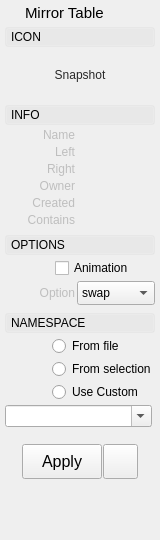
<?xml version="1.0" encoding="UTF-8"?>
<ui version="4.0">
 <class>Form</class>
 <widget class="QWidget" name="Form">
  <property name="geometry">
   <rect>
    <x>0</x>
    <y>0</y>
    <width>160</width>
    <height>540</height>
   </rect>
  </property>
  <property name="sizePolicy">
   <sizepolicy hsizetype="Preferred" vsizetype="Preferred">
    <horstretch>0</horstretch>
    <verstretch>0</verstretch>
   </sizepolicy>
  </property>
  <property name="minimumSize">
   <size>
    <width>160</width>
    <height>540</height>
   </size>
  </property>
  <property name="maximumSize">
   <size>
    <width>16777215</width>
    <height>16777215</height>
   </size>
  </property>
  <property name="windowTitle">
   <string>Form</string>
  </property>
  <property name="styleSheet">
   <string notr="true"/>
  </property>
  <layout class="QVBoxLayout" name="verticalLayout">
   <property name="spacing">
    <number>5</number>
   </property>
   <property name="leftMargin">
    <number>5</number>
   </property>
   <property name="topMargin">
    <number>2</number>
   </property>
   <property name="rightMargin">
    <number>5</number>
   </property>
   <property name="bottomMargin">
    <number>2</number>
   </property>
   <item>
    <layout class="QHBoxLayout" name="horizontalLayout_18">
     <property name="leftMargin">
      <number>2</number>
     </property>
     <property name="topMargin">
      <number>2</number>
     </property>
     <property name="rightMargin">
      <number>2</number>
     </property>
     <property name="bottomMargin">
      <number>0</number>
     </property>
     <item>
      <widget class="QLabel" name="label_6">
       <property name="maximumSize">
        <size>
         <width>13</width>
         <height>13</height>
        </size>
       </property>
       <property name="text">
        <string/>
       </property>
       <property name="pixmap">
        <pixmap>../icons/mirrortable2.png</pixmap>
       </property>
       <property name="scaledContents">
        <bool>true</bool>
       </property>
      </widget>
     </item>
     <item>
      <widget class="QLabel" name="label_2">
       <property name="font">
        <font>
         <family>Arial</family>
         <pointsize>11</pointsize>
         <weight>50</weight>
         <bold>false</bold>
        </font>
       </property>
       <property name="text">
        <string>Mirror Table</string>
       </property>
      </widget>
     </item>
    </layout>
   </item>
   <item>
    <widget class="QFrame" name="iconToggleBox">
     <property name="styleSheet">
      <string notr="true"/>
     </property>
     <property name="frameShape">
      <enum>QFrame::NoFrame</enum>
     </property>
     <property name="frameShadow">
      <enum>QFrame::Plain</enum>
     </property>
     <layout class="QVBoxLayout" name="verticalLayout_6">
      <property name="spacing">
       <number>0</number>
      </property>
      <property name="margin">
       <number>0</number>
      </property>
      <item>
       <widget class="QFrame" name="iconToggleBoxHeading">
        <property name="styleSheet">
         <string notr="true"/>
        </property>
        <property name="frameShape">
         <enum>QFrame::NoFrame</enum>
        </property>
        <property name="frameShadow">
         <enum>QFrame::Raised</enum>
        </property>
        <layout class="QVBoxLayout" name="verticalLayout_7">
         <property name="spacing">
          <number>0</number>
         </property>
         <property name="margin">
          <number>0</number>
         </property>
         <item>
          <widget class="QPushButton" name="iconToggleBoxButton">
           <property name="minimumSize">
            <size>
             <width>0</width>
             <height>20</height>
            </size>
           </property>
           <property name="styleSheet">
            <string notr="true">
QPushButton {
	Text-align: left;
	padding-left: 5px;
}

QPushButton:Checked {
	background-color: rgb(255,255,255,25);
}

QPushButton:!Checked {
	background-color: rgb(255,255,255,10);
}</string>
           </property>
           <property name="text">
            <string>ICON</string>
           </property>
           <property name="checkable">
            <bool>true</bool>
           </property>
           <property name="checked">
            <bool>true</bool>
           </property>
           <property name="flat">
            <bool>true</bool>
           </property>
          </widget>
         </item>
        </layout>
       </widget>
      </item>
      <item>
       <widget class="QFrame" name="iconToggleBoxFrame">
        <property name="sizePolicy">
         <sizepolicy hsizetype="Preferred" vsizetype="Expanding">
          <horstretch>0</horstretch>
          <verstretch>0</verstretch>
         </sizepolicy>
        </property>
        <property name="styleSheet">
         <string notr="true"/>
        </property>
        <property name="frameShape">
         <enum>QFrame::NoFrame</enum>
        </property>
        <property name="frameShadow">
         <enum>QFrame::Plain</enum>
        </property>
        <layout class="QVBoxLayout" name="verticalLayout_8">
         <property name="spacing">
          <number>3</number>
         </property>
         <property name="leftMargin">
          <number>0</number>
         </property>
         <property name="topMargin">
          <number>3</number>
         </property>
         <property name="rightMargin">
          <number>0</number>
         </property>
         <property name="bottomMargin">
          <number>0</number>
         </property>
         <item>
          <layout class="QHBoxLayout" name="thumbnailLayout">
           <property name="spacing">
            <number>0</number>
           </property>
           <property name="topMargin">
            <number>0</number>
           </property>
           <property name="bottomMargin">
            <number>0</number>
           </property>
           <item>
            <widget class="QFrame" name="thumbnailFrame">
             <property name="sizePolicy">
              <sizepolicy hsizetype="Expanding" vsizetype="Expanding">
               <horstretch>0</horstretch>
               <verstretch>1</verstretch>
              </sizepolicy>
             </property>
             <property name="minimumSize">
              <size>
               <width>50</width>
               <height>50</height>
              </size>
             </property>
             <property name="maximumSize">
              <size>
               <width>150</width>
               <height>150</height>
              </size>
             </property>
             <property name="styleSheet">
              <string notr="true"/>
             </property>
             <property name="frameShape">
              <enum>QFrame::NoFrame</enum>
             </property>
             <property name="frameShadow">
              <enum>QFrame::Plain</enum>
             </property>
             <property name="lineWidth">
              <number>0</number>
             </property>
             <layout class="QVBoxLayout" name="verticalLayout_4">
              <property name="spacing">
               <number>0</number>
              </property>
              <property name="margin">
               <number>0</number>
              </property>
              <item>
               <widget class="QToolButton" name="thumbnailButton">
                <property name="enabled">
                 <bool>true</bool>
                </property>
                <property name="sizePolicy">
                 <sizepolicy hsizetype="Expanding" vsizetype="Expanding">
                  <horstretch>0</horstretch>
                  <verstretch>1</verstretch>
                 </sizepolicy>
                </property>
                <property name="minimumSize">
                 <size>
                  <width>0</width>
                  <height>0</height>
                 </size>
                </property>
                <property name="maximumSize">
                 <size>
                  <width>150</width>
                  <height>150</height>
                 </size>
                </property>
                <property name="toolTip">
                 <string>Take snapshot</string>
                </property>
                <property name="layoutDirection">
                 <enum>Qt::LeftToRight</enum>
                </property>
                <property name="styleSheet">
                 <string notr="true">color: rgb(40, 40, 40);
border: 1px solid rgb(0, 0, 0, 0);
background-color: rgb(254, 255, 230, 0);</string>
                </property>
                <property name="text">
                 <string>Snapshot</string>
                </property>
                <property name="icon">
                 <iconset>
                  <normaloff>../icons/thumbnail.png</normaloff>../icons/thumbnail.png</iconset>
                </property>
                <property name="iconSize">
                 <size>
                  <width>150</width>
                  <height>150</height>
                 </size>
                </property>
                <property name="popupMode">
                 <enum>QToolButton::InstantPopup</enum>
                </property>
                <property name="toolButtonStyle">
                 <enum>Qt::ToolButtonIconOnly</enum>
                </property>
                <property name="autoRaise">
                 <bool>false</bool>
                </property>
               </widget>
              </item>
             </layout>
            </widget>
           </item>
          </layout>
         </item>
        </layout>
       </widget>
      </item>
     </layout>
    </widget>
   </item>
   <item>
    <widget class="QFrame" name="infoToggleBox">
     <property name="styleSheet">
      <string notr="true"/>
     </property>
     <property name="frameShape">
      <enum>QFrame::NoFrame</enum>
     </property>
     <property name="frameShadow">
      <enum>QFrame::Raised</enum>
     </property>
     <layout class="QVBoxLayout" name="verticalLayout_3">
      <property name="spacing">
       <number>0</number>
      </property>
      <property name="margin">
       <number>0</number>
      </property>
      <item>
       <widget class="QFrame" name="infoToggleBoxHeading">
        <property name="styleSheet">
         <string notr="true"/>
        </property>
        <property name="frameShape">
         <enum>QFrame::NoFrame</enum>
        </property>
        <property name="frameShadow">
         <enum>QFrame::Raised</enum>
        </property>
        <layout class="QVBoxLayout" name="verticalLayout_5">
         <property name="spacing">
          <number>0</number>
         </property>
         <property name="margin">
          <number>0</number>
         </property>
         <item>
          <widget class="QPushButton" name="infoToggleBoxButton">
           <property name="minimumSize">
            <size>
             <width>0</width>
             <height>20</height>
            </size>
           </property>
           <property name="styleSheet">
            <string notr="true">
QPushButton {
	Text-align: left;
	padding-left: 5px;
}

QPushButton:Checked {
	background-color: rgb(255,255,255,25);
}

QPushButton:!Checked {
	background-color: rgb(255,255,255,10);
}</string>
           </property>
           <property name="text">
            <string>INFO</string>
           </property>
           <property name="checkable">
            <bool>true</bool>
           </property>
           <property name="checked">
            <bool>true</bool>
           </property>
           <property name="flat">
            <bool>true</bool>
           </property>
          </widget>
         </item>
        </layout>
       </widget>
      </item>
      <item>
       <widget class="QFrame" name="infoToggleBoxFrame">
        <property name="styleSheet">
         <string notr="true"/>
        </property>
        <property name="frameShape">
         <enum>QFrame::NoFrame</enum>
        </property>
        <property name="frameShadow">
         <enum>QFrame::Raised</enum>
        </property>
        <layout class="QVBoxLayout" name="verticalLayout_9">
         <property name="spacing">
          <number>3</number>
         </property>
         <property name="leftMargin">
          <number>0</number>
         </property>
         <property name="topMargin">
          <number>3</number>
         </property>
         <property name="rightMargin">
          <number>0</number>
         </property>
         <property name="bottomMargin">
          <number>3</number>
         </property>
         <item>
          <layout class="QHBoxLayout" name="horizontalLayout">
           <property name="spacing">
            <number>6</number>
           </property>
           <property name="topMargin">
            <number>0</number>
           </property>
           <item>
            <widget class="QLabel" name="label">
             <property name="enabled">
              <bool>false</bool>
             </property>
             <property name="sizePolicy">
              <sizepolicy hsizetype="Preferred" vsizetype="Preferred">
               <horstretch>2</horstretch>
               <verstretch>0</verstretch>
              </sizepolicy>
             </property>
             <property name="minimumSize">
              <size>
               <width>70</width>
               <height>0</height>
              </size>
             </property>
             <property name="maximumSize">
              <size>
               <width>16777215</width>
               <height>16777215</height>
              </size>
             </property>
             <property name="text">
              <string>Name</string>
             </property>
             <property name="alignment">
              <set>Qt::AlignRight|Qt::AlignTrailing|Qt::AlignVCenter</set>
             </property>
            </widget>
           </item>
           <item>
            <widget class="QLabel" name="name">
             <property name="enabled">
              <bool>true</bool>
             </property>
             <property name="sizePolicy">
              <sizepolicy hsizetype="Ignored" vsizetype="Preferred">
               <horstretch>4</horstretch>
               <verstretch>0</verstretch>
              </sizepolicy>
             </property>
             <property name="text">
              <string/>
             </property>
            </widget>
           </item>
          </layout>
         </item>
         <item>
          <layout class="QHBoxLayout" name="horizontalLayout_4">
           <property name="spacing">
            <number>6</number>
           </property>
           <property name="topMargin">
            <number>0</number>
           </property>
           <item>
            <widget class="QLabel" name="label_4">
             <property name="enabled">
              <bool>false</bool>
             </property>
             <property name="sizePolicy">
              <sizepolicy hsizetype="Preferred" vsizetype="Preferred">
               <horstretch>2</horstretch>
               <verstretch>0</verstretch>
              </sizepolicy>
             </property>
             <property name="minimumSize">
              <size>
               <width>70</width>
               <height>0</height>
              </size>
             </property>
             <property name="maximumSize">
              <size>
               <width>16777215</width>
               <height>16777215</height>
              </size>
             </property>
             <property name="text">
              <string>Left</string>
             </property>
             <property name="alignment">
              <set>Qt::AlignRight|Qt::AlignTrailing|Qt::AlignVCenter</set>
             </property>
            </widget>
           </item>
           <item>
            <widget class="QLabel" name="left">
             <property name="enabled">
              <bool>true</bool>
             </property>
             <property name="sizePolicy">
              <sizepolicy hsizetype="Ignored" vsizetype="Preferred">
               <horstretch>4</horstretch>
               <verstretch>0</verstretch>
              </sizepolicy>
             </property>
             <property name="text">
              <string/>
             </property>
            </widget>
           </item>
          </layout>
         </item>
         <item>
          <layout class="QHBoxLayout" name="horizontalLayout_13">
           <property name="spacing">
            <number>6</number>
           </property>
           <property name="topMargin">
            <number>0</number>
           </property>
           <item>
            <widget class="QLabel" name="label_5">
             <property name="enabled">
              <bool>false</bool>
             </property>
             <property name="sizePolicy">
              <sizepolicy hsizetype="Preferred" vsizetype="Preferred">
               <horstretch>2</horstretch>
               <verstretch>0</verstretch>
              </sizepolicy>
             </property>
             <property name="minimumSize">
              <size>
               <width>70</width>
               <height>0</height>
              </size>
             </property>
             <property name="maximumSize">
              <size>
               <width>16777215</width>
               <height>16777215</height>
              </size>
             </property>
             <property name="text">
              <string>Right</string>
             </property>
             <property name="alignment">
              <set>Qt::AlignRight|Qt::AlignTrailing|Qt::AlignVCenter</set>
             </property>
            </widget>
           </item>
           <item>
            <widget class="QLabel" name="right">
             <property name="enabled">
              <bool>true</bool>
             </property>
             <property name="sizePolicy">
              <sizepolicy hsizetype="Ignored" vsizetype="Preferred">
               <horstretch>4</horstretch>
               <verstretch>0</verstretch>
              </sizepolicy>
             </property>
             <property name="text">
              <string/>
             </property>
            </widget>
           </item>
          </layout>
         </item>
         <item>
          <layout class="QHBoxLayout" name="horizontalLayout_9">
           <property name="spacing">
            <number>6</number>
           </property>
           <property name="topMargin">
            <number>0</number>
           </property>
           <item>
            <widget class="QLabel" name="label_13">
             <property name="enabled">
              <bool>false</bool>
             </property>
             <property name="sizePolicy">
              <sizepolicy hsizetype="Preferred" vsizetype="Expanding">
               <horstretch>2</horstretch>
               <verstretch>0</verstretch>
              </sizepolicy>
             </property>
             <property name="minimumSize">
              <size>
               <width>70</width>
               <height>0</height>
              </size>
             </property>
             <property name="maximumSize">
              <size>
               <width>16777215</width>
               <height>500</height>
              </size>
             </property>
             <property name="text">
              <string>Owner</string>
             </property>
             <property name="alignment">
              <set>Qt::AlignRight|Qt::AlignTop|Qt::AlignTrailing</set>
             </property>
            </widget>
           </item>
           <item>
            <widget class="QLabel" name="owner">
             <property name="enabled">
              <bool>true</bool>
             </property>
             <property name="sizePolicy">
              <sizepolicy hsizetype="Ignored" vsizetype="Expanding">
               <horstretch>4</horstretch>
               <verstretch>0</verstretch>
              </sizepolicy>
             </property>
             <property name="minimumSize">
              <size>
               <width>0</width>
               <height>0</height>
              </size>
             </property>
             <property name="maximumSize">
              <size>
               <width>16777215</width>
               <height>16777215</height>
              </size>
             </property>
             <property name="styleSheet">
              <string notr="true"/>
             </property>
             <property name="text">
              <string/>
             </property>
             <property name="alignment">
              <set>Qt::AlignLeading|Qt::AlignLeft|Qt::AlignTop</set>
             </property>
             <property name="wordWrap">
              <bool>true</bool>
             </property>
            </widget>
           </item>
          </layout>
         </item>
         <item>
          <layout class="QHBoxLayout" name="horizontalLayout_11">
           <property name="spacing">
            <number>6</number>
           </property>
           <property name="topMargin">
            <number>0</number>
           </property>
           <item>
            <widget class="QLabel" name="label_14">
             <property name="enabled">
              <bool>false</bool>
             </property>
             <property name="sizePolicy">
              <sizepolicy hsizetype="Preferred" vsizetype="Expanding">
               <horstretch>2</horstretch>
               <verstretch>0</verstretch>
              </sizepolicy>
             </property>
             <property name="minimumSize">
              <size>
               <width>70</width>
               <height>0</height>
              </size>
             </property>
             <property name="maximumSize">
              <size>
               <width>16777215</width>
               <height>500</height>
              </size>
             </property>
             <property name="text">
              <string>Created</string>
             </property>
             <property name="alignment">
              <set>Qt::AlignRight|Qt::AlignTop|Qt::AlignTrailing</set>
             </property>
            </widget>
           </item>
           <item>
            <widget class="QLabel" name="created">
             <property name="enabled">
              <bool>true</bool>
             </property>
             <property name="sizePolicy">
              <sizepolicy hsizetype="Expanding" vsizetype="Expanding">
               <horstretch>4</horstretch>
               <verstretch>0</verstretch>
              </sizepolicy>
             </property>
             <property name="minimumSize">
              <size>
               <width>0</width>
               <height>0</height>
              </size>
             </property>
             <property name="maximumSize">
              <size>
               <width>16777215</width>
               <height>16777215</height>
              </size>
             </property>
             <property name="styleSheet">
              <string notr="true"/>
             </property>
             <property name="text">
              <string/>
             </property>
             <property name="alignment">
              <set>Qt::AlignLeading|Qt::AlignLeft|Qt::AlignTop</set>
             </property>
             <property name="wordWrap">
              <bool>true</bool>
             </property>
            </widget>
           </item>
          </layout>
         </item>
         <item>
          <layout class="QHBoxLayout" name="horizontalLayout_15">
           <property name="spacing">
            <number>6</number>
           </property>
           <property name="topMargin">
            <number>0</number>
           </property>
           <property name="bottomMargin">
            <number>0</number>
           </property>
           <item>
            <widget class="QLabel" name="label_15">
             <property name="enabled">
              <bool>false</bool>
             </property>
             <property name="sizePolicy">
              <sizepolicy hsizetype="Preferred" vsizetype="Expanding">
               <horstretch>2</horstretch>
               <verstretch>0</verstretch>
              </sizepolicy>
             </property>
             <property name="minimumSize">
              <size>
               <width>70</width>
               <height>0</height>
              </size>
             </property>
             <property name="maximumSize">
              <size>
               <width>16777215</width>
               <height>500</height>
              </size>
             </property>
             <property name="text">
              <string>Contains</string>
             </property>
             <property name="alignment">
              <set>Qt::AlignRight|Qt::AlignTop|Qt::AlignTrailing</set>
             </property>
            </widget>
           </item>
           <item>
            <widget class="QLabel" name="contains">
             <property name="enabled">
              <bool>true</bool>
             </property>
             <property name="sizePolicy">
              <sizepolicy hsizetype="Expanding" vsizetype="MinimumExpanding">
               <horstretch>4</horstretch>
               <verstretch>0</verstretch>
              </sizepolicy>
             </property>
             <property name="minimumSize">
              <size>
               <width>0</width>
               <height>0</height>
              </size>
             </property>
             <property name="maximumSize">
              <size>
               <width>16777215</width>
               <height>16777215</height>
              </size>
             </property>
             <property name="styleSheet">
              <string notr="true"/>
             </property>
             <property name="text">
              <string/>
             </property>
             <property name="alignment">
              <set>Qt::AlignLeading|Qt::AlignLeft|Qt::AlignTop</set>
             </property>
             <property name="wordWrap">
              <bool>true</bool>
             </property>
            </widget>
           </item>
          </layout>
         </item>
        </layout>
       </widget>
      </item>
     </layout>
    </widget>
   </item>
   <item>
    <widget class="QFrame" name="optionsToggleBox">
     <property name="styleSheet">
      <string notr="true"/>
     </property>
     <property name="frameShape">
      <enum>QFrame::NoFrame</enum>
     </property>
     <property name="frameShadow">
      <enum>QFrame::Raised</enum>
     </property>
     <layout class="QVBoxLayout" name="verticalLayout_10">
      <property name="spacing">
       <number>0</number>
      </property>
      <property name="margin">
       <number>0</number>
      </property>
      <item>
       <widget class="QFrame" name="optionsToggleBoxHeading">
        <property name="styleSheet">
         <string notr="true"/>
        </property>
        <property name="frameShape">
         <enum>QFrame::NoFrame</enum>
        </property>
        <property name="frameShadow">
         <enum>QFrame::Raised</enum>
        </property>
        <layout class="QVBoxLayout" name="verticalLayout_11">
         <property name="spacing">
          <number>0</number>
         </property>
         <property name="margin">
          <number>0</number>
         </property>
         <item>
          <widget class="QPushButton" name="optionsToggleBoxButton">
           <property name="minimumSize">
            <size>
             <width>0</width>
             <height>20</height>
            </size>
           </property>
           <property name="styleSheet">
            <string notr="true">
QPushButton {
	Text-align: left;
	padding-left: 5px;
}

QPushButton:Checked {
	background-color: rgb(255,255,255,25);
}

QPushButton:!Checked {
	background-color: rgb(255,255,255,10);
}</string>
           </property>
           <property name="text">
            <string>OPTIONS</string>
           </property>
           <property name="checkable">
            <bool>true</bool>
           </property>
           <property name="checked">
            <bool>true</bool>
           </property>
           <property name="flat">
            <bool>true</bool>
           </property>
          </widget>
         </item>
        </layout>
       </widget>
      </item>
      <item>
       <widget class="QFrame" name="optionsToggleBoxFrame">
        <property name="sizePolicy">
         <sizepolicy hsizetype="Preferred" vsizetype="Expanding">
          <horstretch>0</horstretch>
          <verstretch>0</verstretch>
         </sizepolicy>
        </property>
        <property name="styleSheet">
         <string notr="true"/>
        </property>
        <property name="frameShape">
         <enum>QFrame::NoFrame</enum>
        </property>
        <property name="frameShadow">
         <enum>QFrame::Raised</enum>
        </property>
        <layout class="QVBoxLayout" name="verticalLayout_12">
         <property name="spacing">
          <number>3</number>
         </property>
         <property name="leftMargin">
          <number>0</number>
         </property>
         <property name="topMargin">
          <number>3</number>
         </property>
         <property name="rightMargin">
          <number>0</number>
         </property>
         <property name="bottomMargin">
          <number>3</number>
         </property>
         <item>
          <layout class="QHBoxLayout" name="horizontalLayout_19">
           <property name="spacing">
            <number>2</number>
           </property>
           <property name="leftMargin">
            <number>0</number>
           </property>
           <property name="topMargin">
            <number>0</number>
           </property>
           <item>
            <widget class="QLabel" name="label_20">
             <property name="sizePolicy">
              <sizepolicy hsizetype="Preferred" vsizetype="Preferred">
               <horstretch>2</horstretch>
               <verstretch>0</verstretch>
              </sizepolicy>
             </property>
             <property name="minimumSize">
              <size>
               <width>40</width>
               <height>0</height>
              </size>
             </property>
             <property name="maximumSize">
              <size>
               <width>16777215</width>
               <height>16777215</height>
              </size>
             </property>
             <property name="layoutDirection">
              <enum>Qt::LeftToRight</enum>
             </property>
             <property name="text">
              <string/>
             </property>
             <property name="alignment">
              <set>Qt::AlignRight|Qt::AlignTrailing|Qt::AlignVCenter</set>
             </property>
            </widget>
           </item>
           <item>
            <widget class="QCheckBox" name="mirrorAnimationCheckBox">
             <property name="sizePolicy">
              <sizepolicy hsizetype="Minimum" vsizetype="Fixed">
               <horstretch>4</horstretch>
               <verstretch>0</verstretch>
              </sizepolicy>
             </property>
             <property name="minimumSize">
              <size>
               <width>100</width>
               <height>0</height>
              </size>
             </property>
             <property name="text">
              <string>Animation</string>
             </property>
            </widget>
           </item>
          </layout>
         </item>
         <item>
          <layout class="QHBoxLayout" name="horizontalLayout_16">
           <property name="spacing">
            <number>2</number>
           </property>
           <property name="topMargin">
            <number>0</number>
           </property>
           <item>
            <widget class="QLabel" name="label_12">
             <property name="enabled">
              <bool>false</bool>
             </property>
             <property name="sizePolicy">
              <sizepolicy hsizetype="Preferred" vsizetype="Preferred">
               <horstretch>2</horstretch>
               <verstretch>0</verstretch>
              </sizepolicy>
             </property>
             <property name="minimumSize">
              <size>
               <width>70</width>
               <height>0</height>
              </size>
             </property>
             <property name="maximumSize">
              <size>
               <width>16777215</width>
               <height>16777215</height>
              </size>
             </property>
             <property name="text">
              <string>Option</string>
             </property>
             <property name="alignment">
              <set>Qt::AlignRight|Qt::AlignTrailing|Qt::AlignVCenter</set>
             </property>
            </widget>
           </item>
           <item>
            <widget class="QComboBox" name="mirrorOptionComboBox">
             <property name="sizePolicy">
              <sizepolicy hsizetype="Preferred" vsizetype="Fixed">
               <horstretch>4</horstretch>
               <verstretch>0</verstretch>
              </sizepolicy>
             </property>
             <property name="minimumSize">
              <size>
               <width>0</width>
               <height>24</height>
              </size>
             </property>
             <property name="maximumSize">
              <size>
               <width>16777215</width>
               <height>16777215</height>
              </size>
             </property>
             <item>
              <property name="text">
               <string>swap</string>
              </property>
             </item>
             <item>
              <property name="text">
               <string>left to right</string>
              </property>
             </item>
             <item>
              <property name="text">
               <string>right to left</string>
              </property>
             </item>
            </widget>
           </item>
          </layout>
         </item>
        </layout>
       </widget>
      </item>
     </layout>
    </widget>
   </item>
   <item>
    <widget class="QFrame" name="namespaceToggleBox">
     <property name="styleSheet">
      <string notr="true"/>
     </property>
     <property name="frameShape">
      <enum>QFrame::NoFrame</enum>
     </property>
     <property name="frameShadow">
      <enum>QFrame::Raised</enum>
     </property>
     <layout class="QVBoxLayout" name="verticalLayout_16">
      <property name="spacing">
       <number>0</number>
      </property>
      <property name="margin">
       <number>0</number>
      </property>
      <item>
       <widget class="QFrame" name="namespaceToggleBoxHeading">
        <property name="styleSheet">
         <string notr="true"/>
        </property>
        <property name="frameShape">
         <enum>QFrame::NoFrame</enum>
        </property>
        <property name="frameShadow">
         <enum>QFrame::Raised</enum>
        </property>
        <layout class="QVBoxLayout" name="verticalLayout_17">
         <property name="spacing">
          <number>0</number>
         </property>
         <property name="margin">
          <number>0</number>
         </property>
         <item>
          <widget class="QPushButton" name="namespaceToggleBoxButton">
           <property name="minimumSize">
            <size>
             <width>0</width>
             <height>20</height>
            </size>
           </property>
           <property name="styleSheet">
            <string notr="true">
QPushButton {
	Text-align: left;
	padding-left: 5px;
}

QPushButton:Checked {
	background-color: rgb(255,255,255,25);
}

QPushButton:!Checked {
	background-color: rgb(255,255,255,10);
}</string>
           </property>
           <property name="text">
            <string>NAMESPACE</string>
           </property>
           <property name="checkable">
            <bool>true</bool>
           </property>
           <property name="checked">
            <bool>true</bool>
           </property>
           <property name="flat">
            <bool>true</bool>
           </property>
          </widget>
         </item>
        </layout>
       </widget>
      </item>
      <item>
       <widget class="QFrame" name="namespaceToggleBoxFrame">
        <property name="sizePolicy">
         <sizepolicy hsizetype="Preferred" vsizetype="Expanding">
          <horstretch>0</horstretch>
          <verstretch>0</verstretch>
         </sizepolicy>
        </property>
        <property name="styleSheet">
         <string notr="true"/>
        </property>
        <property name="frameShape">
         <enum>QFrame::NoFrame</enum>
        </property>
        <property name="frameShadow">
         <enum>QFrame::Raised</enum>
        </property>
        <layout class="QVBoxLayout" name="verticalLayout_18">
         <property name="spacing">
          <number>3</number>
         </property>
         <property name="leftMargin">
          <number>0</number>
         </property>
         <property name="topMargin">
          <number>3</number>
         </property>
         <property name="rightMargin">
          <number>3</number>
         </property>
         <property name="bottomMargin">
          <number>3</number>
         </property>
         <item>
          <layout class="QHBoxLayout" name="horizontalLayout_5">
           <property name="spacing">
            <number>2</number>
           </property>
           <property name="leftMargin">
            <number>0</number>
           </property>
           <property name="topMargin">
            <number>0</number>
           </property>
           <item>
            <widget class="QLabel" name="label_16">
             <property name="sizePolicy">
              <sizepolicy hsizetype="Preferred" vsizetype="Preferred">
               <horstretch>2</horstretch>
               <verstretch>0</verstretch>
              </sizepolicy>
             </property>
             <property name="minimumSize">
              <size>
               <width>40</width>
               <height>0</height>
              </size>
             </property>
             <property name="maximumSize">
              <size>
               <width>16777215</width>
               <height>16777215</height>
              </size>
             </property>
             <property name="layoutDirection">
              <enum>Qt::LeftToRight</enum>
             </property>
             <property name="text">
              <string/>
             </property>
             <property name="alignment">
              <set>Qt::AlignRight|Qt::AlignTrailing|Qt::AlignVCenter</set>
             </property>
            </widget>
           </item>
           <item>
            <widget class="QRadioButton" name="useFileNamespace">
             <property name="sizePolicy">
              <sizepolicy hsizetype="Preferred" vsizetype="Fixed">
               <horstretch>4</horstretch>
               <verstretch>0</verstretch>
              </sizepolicy>
             </property>
             <property name="minimumSize">
              <size>
               <width>100</width>
               <height>0</height>
              </size>
             </property>
             <property name="text">
              <string>From file</string>
             </property>
            </widget>
           </item>
          </layout>
         </item>
         <item>
          <layout class="QHBoxLayout" name="horizontalLayout_10">
           <property name="spacing">
            <number>2</number>
           </property>
           <property name="leftMargin">
            <number>0</number>
           </property>
           <property name="topMargin">
            <number>0</number>
           </property>
           <item>
            <widget class="QLabel" name="label_17">
             <property name="sizePolicy">
              <sizepolicy hsizetype="Preferred" vsizetype="Preferred">
               <horstretch>2</horstretch>
               <verstretch>0</verstretch>
              </sizepolicy>
             </property>
             <property name="minimumSize">
              <size>
               <width>40</width>
               <height>0</height>
              </size>
             </property>
             <property name="maximumSize">
              <size>
               <width>16777215</width>
               <height>16777215</height>
              </size>
             </property>
             <property name="layoutDirection">
              <enum>Qt::LeftToRight</enum>
             </property>
             <property name="text">
              <string/>
             </property>
             <property name="alignment">
              <set>Qt::AlignRight|Qt::AlignTrailing|Qt::AlignVCenter</set>
             </property>
            </widget>
           </item>
           <item>
            <widget class="QRadioButton" name="useSelectionNamespace">
             <property name="sizePolicy">
              <sizepolicy hsizetype="Preferred" vsizetype="Fixed">
               <horstretch>4</horstretch>
               <verstretch>0</verstretch>
              </sizepolicy>
             </property>
             <property name="minimumSize">
              <size>
               <width>100</width>
               <height>0</height>
              </size>
             </property>
             <property name="text">
              <string>From selection</string>
             </property>
            </widget>
           </item>
          </layout>
         </item>
         <item>
          <layout class="QHBoxLayout" name="horizontalLayout_12">
           <property name="spacing">
            <number>2</number>
           </property>
           <property name="leftMargin">
            <number>0</number>
           </property>
           <property name="topMargin">
            <number>0</number>
           </property>
           <item>
            <widget class="QLabel" name="label_19">
             <property name="sizePolicy">
              <sizepolicy hsizetype="Preferred" vsizetype="Preferred">
               <horstretch>2</horstretch>
               <verstretch>0</verstretch>
              </sizepolicy>
             </property>
             <property name="minimumSize">
              <size>
               <width>40</width>
               <height>0</height>
              </size>
             </property>
             <property name="maximumSize">
              <size>
               <width>16777215</width>
               <height>16777215</height>
              </size>
             </property>
             <property name="layoutDirection">
              <enum>Qt::LeftToRight</enum>
             </property>
             <property name="text">
              <string/>
             </property>
             <property name="alignment">
              <set>Qt::AlignRight|Qt::AlignTrailing|Qt::AlignVCenter</set>
             </property>
            </widget>
           </item>
           <item>
            <widget class="QRadioButton" name="useCustomNamespace">
             <property name="sizePolicy">
              <sizepolicy hsizetype="Preferred" vsizetype="Fixed">
               <horstretch>4</horstretch>
               <verstretch>0</verstretch>
              </sizepolicy>
             </property>
             <property name="minimumSize">
              <size>
               <width>100</width>
               <height>0</height>
              </size>
             </property>
             <property name="text">
              <string>Use Custom</string>
             </property>
            </widget>
           </item>
          </layout>
         </item>
         <item>
          <widget class="QComboBox" name="namespaceComboBox">
           <property name="sizePolicy">
            <sizepolicy hsizetype="Preferred" vsizetype="Preferred">
             <horstretch>0</horstretch>
             <verstretch>0</verstretch>
            </sizepolicy>
           </property>
           <property name="editable">
            <bool>true</bool>
           </property>
           <property name="frame">
            <bool>true</bool>
           </property>
          </widget>
         </item>
        </layout>
       </widget>
      </item>
     </layout>
    </widget>
   </item>
   <item>
    <widget class="QFrame" name="previewButtons">
     <property name="frameShape">
      <enum>QFrame::NoFrame</enum>
     </property>
     <property name="frameShadow">
      <enum>QFrame::Raised</enum>
     </property>
     <layout class="QHBoxLayout" name="horizontalLayout_6">
      <property name="spacing">
       <number>1</number>
      </property>
      <item>
       <spacer name="horizontalSpacer_3">
        <property name="orientation">
         <enum>Qt::Horizontal</enum>
        </property>
        <property name="sizeHint" stdset="0">
         <size>
          <width>40</width>
          <height>20</height>
         </size>
        </property>
       </spacer>
      </item>
      <item>
       <widget class="QPushButton" name="acceptButton">
        <property name="sizePolicy">
         <sizepolicy hsizetype="Preferred" vsizetype="Fixed">
          <horstretch>0</horstretch>
          <verstretch>0</verstretch>
         </sizepolicy>
        </property>
        <property name="minimumSize">
         <size>
          <width>80</width>
          <height>35</height>
         </size>
        </property>
        <property name="maximumSize">
         <size>
          <width>125</width>
          <height>35</height>
         </size>
        </property>
        <property name="font">
         <font>
          <family>Arial</family>
          <pointsize>12</pointsize>
          <weight>50</weight>
          <bold>false</bold>
         </font>
        </property>
        <property name="toolTip">
         <string/>
        </property>
        <property name="styleSheet">
         <string notr="true"/>
        </property>
        <property name="text">
         <string>Apply</string>
        </property>
       </widget>
      </item>
      <item>
       <widget class="QPushButton" name="selectionSetButton">
        <property name="minimumSize">
         <size>
          <width>35</width>
          <height>35</height>
         </size>
        </property>
        <property name="maximumSize">
         <size>
          <width>35</width>
          <height>16777215</height>
         </size>
        </property>
        <property name="text">
         <string/>
        </property>
        <property name="icon">
         <iconset>
          <normaloff>../icons/selectionSet2.png</normaloff>../icons/selectionSet2.png</iconset>
        </property>
        <property name="iconSize">
         <size>
          <width>25</width>
          <height>25</height>
         </size>
        </property>
       </widget>
      </item>
      <item>
       <spacer name="horizontalSpacer_4">
        <property name="orientation">
         <enum>Qt::Horizontal</enum>
        </property>
        <property name="sizeHint" stdset="0">
         <size>
          <width>40</width>
          <height>20</height>
         </size>
        </property>
       </spacer>
      </item>
     </layout>
    </widget>
   </item>
   <item>
    <widget class="QFrame" name="labelSpacer_2">
     <property name="sizePolicy">
      <sizepolicy hsizetype="Preferred" vsizetype="Expanding">
       <horstretch>0</horstretch>
       <verstretch>2</verstretch>
      </sizepolicy>
     </property>
     <property name="frameShape">
      <enum>QFrame::NoFrame</enum>
     </property>
     <property name="frameShadow">
      <enum>QFrame::Raised</enum>
     </property>
    </widget>
   </item>
   <item>
    <widget class="QLabel" name="labelSpacer">
     <property name="maximumSize">
      <size>
       <width>16777215</width>
       <height>0</height>
      </size>
     </property>
     <property name="text">
      <string/>
     </property>
    </widget>
   </item>
  </layout>
 </widget>
 <resources/>
 <connections/>
 <slots>
  <slot>snapshot()</slot>
  <slot>apply()</slot>
  <slot>edit()</slot>
  <slot>showContextMenu()</slot>
 </slots>
</ui>
